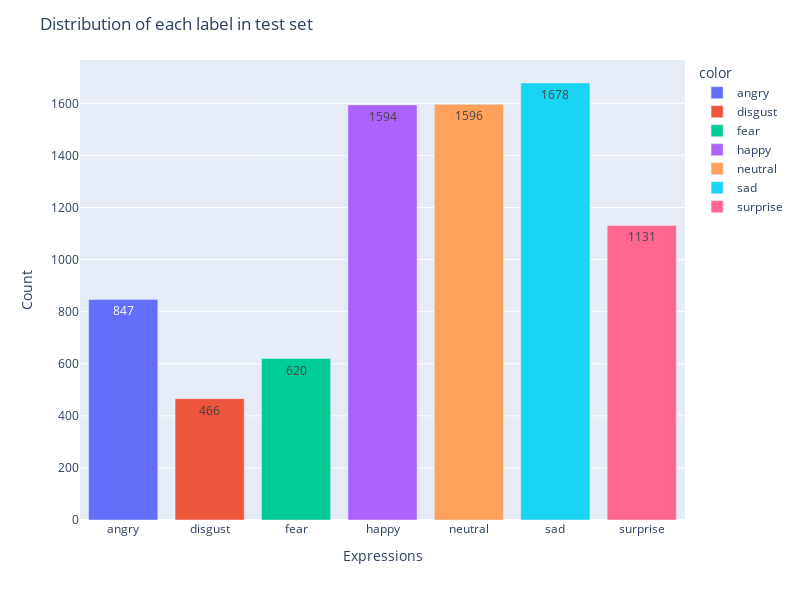

Notebook cell for this chart:
### Code cell
labels = ["angry", "disgust", "fear", "happy", "neutral", "sad", "surprise"]
fig = px.bar(x=labels, y=class_count_in_test_set, color=labels)

fig.update_layout(
    title="Distribution of each label in test set",
    xaxis_title="Expressions",
    yaxis_title="Count",
    height=600,
    width=800,
)

fig.update_traces(texttemplate="%{y}", textposition="inside")

fig.show()

### Figure 1 — Plotly figure (JSON) as saved in the notebook; plotly's stock layout.template omitted (floating-point values rounded to 4 significant figures)
{"data": [{"alignmentgroup": "True", "hovertemplate": "color=angry<br>x=%{x}<br>y=%{y}<extra></extra>", "legendgroup": "angry", "marker": {"color": "#636efa", "pattern": {"shape": ""}}, "name": "angry", "offsetgroup": "angry", "orientation": "v", "showlegend": true, "textposition": "inside", "texttemplate": "%{y}", "type": "bar", "x": ["angry"], "xaxis": "x", "y": [847], "yaxis": "y"}, {"alignmentgroup": "True", "hovertemplate": "color=disgust<br>x=%{x}<br>y=%{y}<extra></extra>", "legendgroup": "disgust", "marker": {"color": "#EF553B", "pattern": {"shape": ""}}, "name": "disgust", "offsetgroup": "disgust", "orientation": "v", "showlegend": true, "textposition": "inside", "texttemplate": "%{y}", "type": "bar", "x": ["disgust"], "xaxis": "x", "y": [466], "yaxis": "y"}, {"alignmentgroup": "True", "hovertemplate": "color=fear<br>x=%{x}<br>y=%{y}<extra></extra>", "legendgroup": "fear", "marker": {"color": "#00cc96", "pattern": {"shape": ""}}, "name": "fear", "offsetgroup": "fear", "orientation": "v", "showlegend": true, "textposition": "inside", "texttemplate": "%{y}", "type": "bar", "x": ["fear"], "xaxis": "x", "y": [620], "yaxis": "y"}, {"alignmentgroup": "True", "hovertemplate": "color=happy<br>x=%{x}<br>y=%{y}<extra></extra>", "legendgroup": "happy", "marker": {"color": "#ab63fa", "pattern": {"shape": ""}}, "name": "happy", "offsetgroup": "happy", "orientation": "v", "showlegend": true, "textposition": "inside", "texttemplate": "%{y}", "type": "bar", "x": ["happy"], "xaxis": "x", "y": [1594], "yaxis": "y"}, {"alignmentgroup": "True", "hovertemplate": "color=neutral<br>x=%{x}<br>y=%{y}<extra></extra>", "legendgroup": "neutral", "marker": {"color": "#FFA15A", "pattern": {"shape": ""}}, "name": "neutral", "offsetgroup": "neutral", "orientation": "v", "showlegend": true, "textposition": "inside", "texttemplate": "%{y}", "type": "bar", "x": ["neutral"], "xaxis": "x", "y": [1596], "yaxis": "y"}, {"alignmentgroup": "True", "hovertemplate": "color=sad<br>x=%{x}<br>y=%{y}<extra></extra>", "legendgroup": "sad", "marker": {"color": "#19d3f3", "pattern": {"shape": ""}}, "name": "sad", "offsetgroup": "sad", "orientation": "v", "showlegend": true, "textposition": "inside", "texttemplate": "%{y}", "type": "bar", "x": ["sad"], "xaxis": "x", "y": [1678], "yaxis": "y"}, {"alignmentgroup": "True", "hovertemplate": "color=surprise<br>x=%{x}<br>y=%{y}<extra></extra>", "legendgroup": "surprise", "marker": {"color": "#FF6692", "pattern": {"shape": ""}}, "name": "surprise", "offsetgroup": "surprise", "orientation": "v", "showlegend": true, "textposition": "inside", "texttemplate": "%{y}", "type": "bar", "x": ["surprise"], "xaxis": "x", "y": [1131], "yaxis": "y"}], "layout": {"barmode": "relative", "height": 600, "legend": {"title": {"text": "color"}, "tracegroupgap": 0}, "margin": {"t": 60}, "title": {"text": "Distribution of each label in test set"}, "width": 800, "xaxis": {"anchor": "y", "domain": [0, 1], "title": {"text": "Expressions"}}, "yaxis": {"anchor": "x", "domain": [0, 1], "title": {"text": "Count"}}}}
